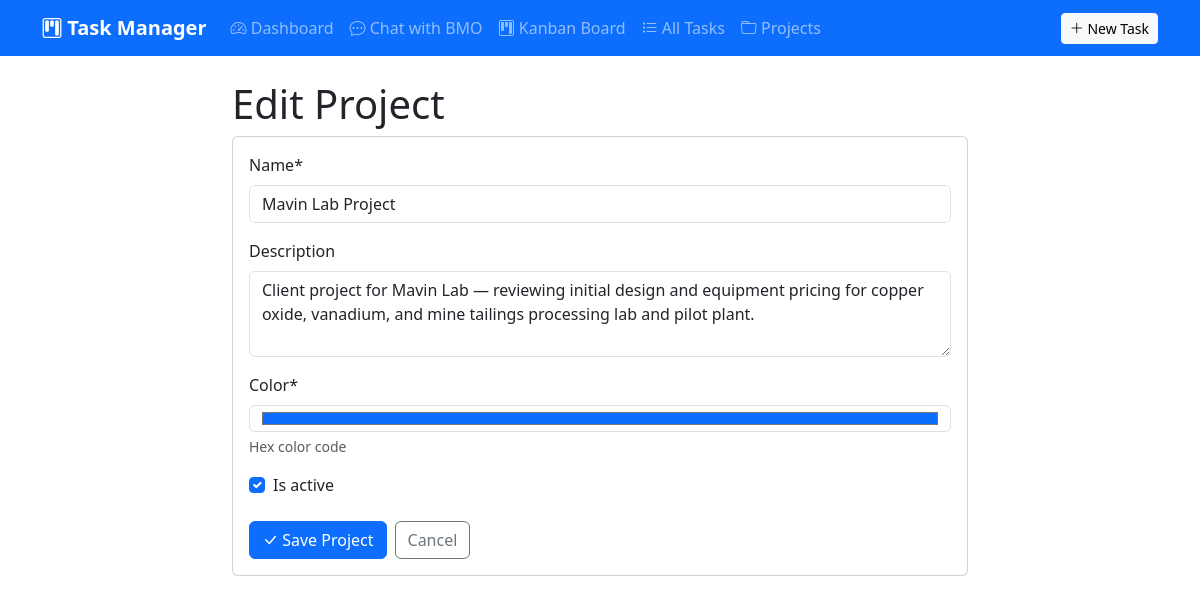
/project/1/edit/, run on the app's committed database.
### tasks_project/tasks/models.py (models this page shows, shortened)
class Project(models.Model):
    name = models.CharField(max_length=200)
    description = models.TextField(blank=True)
    color = models.CharField(max_length=7, default='#6c757d', help_text='Hex color code')
    created_at = models.DateTimeField(auto_now_add=True)
    updated_at = models.DateTimeField(auto_now=True)
    is_active = models.BooleanField(default=True)
    class Meta:
        ordering = ['-updated_at']

### tasks_project/tasks/views.py (the view)
# urls.py: path('project/<int:pk>/edit/', views.ProjectUpdateView.as_view(), name='project_update'),
class ProjectUpdateView(UpdateView):
    model = Project
    form_class = ProjectForm
    template_name = 'tasks/project_form.html'
    success_url = reverse_lazy('project_list')

### tasks_project/tasks/forms.py
class ProjectForm(forms.ModelForm):
    class Meta:
        model = Project
        fields = ['name', 'description', 'color', 'is_active']
        widgets = {
            'color': forms.TextInput(attrs={'type': 'color'}),
            'description': forms.Textarea(attrs={'rows': 3}),
        }

### tasks_project/templates/tasks/project_form.html (shortened to what this page needs)
{% extends 'base.html' %}
{% load crispy_forms_tags %}
{% block content %}
<div class="row justify-content-center">
    <div class="col-lg-8">
        <h1>{% if object %}Edit Project{% else %}New Project{% endif %}</h1>
        <div class="card">
            <div class="card-body">
                <form method="post" novalidate>
                    {{ form|crispy }}
                    <div class="d-flex gap-2 mt-4">
                        <button type="submit" class="btn btn-primary">
                            <i class="bi bi-check-lg"></i> Save Project
                        </button>
                        <a href="{% url 'project_list' %}" class="btn btn-outline-secondary">
                            Cancel
                        </a>
                    </div>
                </form>
            </div>
        </div>
    </div>
</div>
{% endblock %}

### tasks_project/templates/base.html (style rules this page uses)
:root { --kanban-column-bg: #f8f9fa; --kanban-card-bg: #ffffff; }

### data on the page
Project: name "Mavin Lab Project", description "Client project for Mavin Lab — reviewing initial design and equipment pricing for copper oxide, vanadium, and mine tailings processing lab and pilot plant.", color "#0d6efd", is_active "☑"
